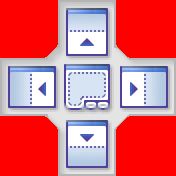
#> input picture Janus/Framework/Docking/Resources/DockIndicator_PaneDiamond_200.bmp, 176 x 176 px
$ python -i generate_hidpi.py   (imports and definitions only)
#> lines starting #> are read from the running program, lines starting #| are printed output that depends on the picture
"""Generates high-DPI (150% and 200%) variants of Janus images.

Usage:
    python generate_hidpi.py themes <images dir> <output dir>
    python generate_hidpi.py bitmaps <output dir> <file> [<file> ...]
    python generate_hidpi.py icon <file.ico> [<file.ico> ...]
    python generate_hidpi.py resx-icons <file.resx> [<file.resx> ...]
    python generate_hidpi.py designer <output.resx> <form.resx>:<control> [...]

`themes` mirrors the theme image tree (Janus/images) into <output dir>/150 and
<output dir>/200 with the same relative paths and file names, so StyleImageManager
can look up the same keys in every set.

`bitmaps` writes <name>_150.<ext> and <name>_200.<ext> next to each other in
<output dir> (used for the docking framework resources).

`icon` rewrites .ico files in place so that they contain every size Windows asks
for at 100%-200% scaling (16, 20, 24, 32, 40, 48, 64), keeping existing frames.

`resx-icons` does the same for form icons ($this.Icon) stored inside .resx files.

`designer` takes bitmaps the WinForms designer stored in form .resx files
(<form.resx>:<control>) and writes their 150%/200% variants to a separate .resx
(keys <Form>.<control>_150/_200), which DesignerImages applies at runtime.

Upscaling uses xBRZ (pip package "xbrz.py"), which is designed for small
pixel-art images and keeps edges crisp where bicubic filtering blurs them.
Requires: Pillow, xbrz.py.
"""
import base64
import io
import math
import os
import re
import struct
import sys

from PIL import Image
import xbrz

SCALES = (150, 200)
ICON_SIZES = (16, 20, 24, 32, 40, 48, 64)
# The same name with 16/24 suffix is the same icon drawn for two sizes
# (see StyleImageManager._imageNameRx).
_SIZE_SUFFIX_RX = re.compile(r'^(?P<name>.+?)(?P<size>16|24)$')


# [5 lines left out: function _split_name, not called in this run]


def _downscale(image, size):
    # Premultiplied alpha avoids dark fringes along transparent edges.
    return image.convert('RGBa').resize(size, Image.LANCZOS).convert('RGBA')


# [17 lines left out: function upscale, not called in this run]


def _target_size(size, percent):
    return round(size[0] * percent / 100), round(size[1] * percent / 100)


def _same_aspect(a, b):
    return a[0] * b[1] == a[1] * b[0]


# [90 lines left out: functions _pick_source, _quantize_with_transparency, _frames, _save_scaled, generate_themes, not called in this run]


def _pixels(image):
    # getdata() is deprecated since Pillow 12
    return getattr(image, 'get_flattened_data', image.getdata)()


# [80 lines left out: functions _upscale_keyed, _upscale_palette, _upscale_hard_alpha, generate_bitmaps, _read_ico_frames, _bmp_frame and 1 more, not called in this run]


def complete_icon_frames(frames):
    """Add the sizes Windows uses at 100%-200% scaling, keeping existing frames."""
    frames = dict(frames)
    for target in ICON_SIZES:
        if (target, target) in frames:
            continue
        # Prefer the largest frame not larger than the target, as for themes.
        smaller = [s for s in frames if s[0] <= target]
        source = frames[max(smaller)] if smaller else frames[min(frames)]
        frames[(target, target)] = upscale(source, (target, target))
    return frames


# [5 lines left out: function generate_icon, not called in this run]


_RESX_ENTRY_RX = re.compile(
    r'(?P<head><data name="(?P<name>[^"]+)" type="System\.Drawing\.(?P<type>Bitmap|Icon)[^"]*"'
    r'[^>]*mimetype="application/x-microsoft\.net\.object\.bytearray\.base64"[^>]*>\s*<value>)'
    r'(?P<value>[^<]*)(?P<tail></value>)', re.S)


# [59 lines left out: functions _resx_value, complete_resx_icons, generate_designer_images, not called in this run]


_RESX_HEADER = '''<?xml version="1.0" encoding="utf-8"?>\r
<root>\r
  <!-- Generated by Graphics/HiDpi/generate_hidpi.py: high-DPI variants of designer images. -->\r
  <resheader name="resmimetype">\r
    <value>text/microsoft-resx</value>\r
  </resheader>\r
  <resheader name="version">\r
    <value>2.0</value>\r
  </resheader>\r
  <resheader name="reader">\r
    <value>System.Resources.ResXResourceReader, System.Windows.Forms, Version=4.0.0.0, Culture=neutral, PublicKeyToken=b77a5c561934e089</value>\r
  </resheader>\r
  <resheader name="writer">\r
    <value>System.Resources.ResXResourceWriter, System.Windows.Forms, Version=4.0.0.0, Culture=neutral, PublicKeyToken=b77a5c561934e089</value>\r
  </resheader>\r
'''


# [20 lines left out: function main, not called in this run]


# [2 lines not run here, left out]

>>> import cv2
>>> picture = cv2.imread('../../Janus/Framework/Docking/Resources/DockIndicator_PaneDiamond_200.bmp', cv2.IMREAD_GRAYSCALE)
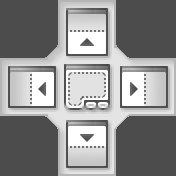
#> picture: shape (176, 176); min 72, max 255, mean 144.9
#> (the run stopped early here; a loop or call above may not have finished)

$ run again, on Janus/Framework/Docking/Resources/DockIndicator_PaneDiamond_Hotspot_200.bmp
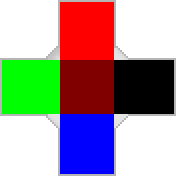
#> input picture Janus/Framework/Docking/Resources/DockIndicator_PaneDiamond_Hotspot_200.bmp, 176 x 176 px
#> `picture = cv2.imread('../../Janus/Framework/Docking/Resources/DockIndi..`:
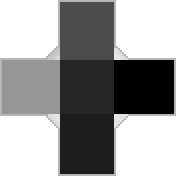
#> picture: shape (176, 176); min 0, max 255, mean 152

$ run again, on Janus/Framework/Docking/Resources/DockIndicator_PaneDiamond_Left_150.bmp
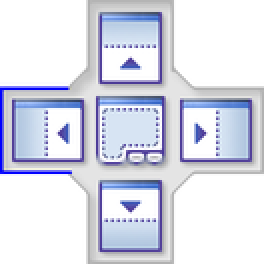
#> input picture Janus/Framework/Docking/Resources/DockIndicator_PaneDiamond_Left_150.bmp, 132 x 132 px (shown 2 times larger)
#> `picture = cv2.imread('../../Janus/Framework/Docking/Resources/DockIndi..`:
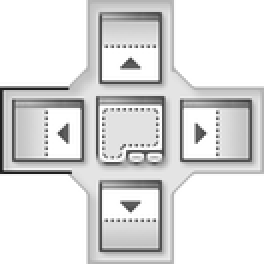
#> picture: shape (132, 132) (shown 2 times larger); min 29, max 255, mean 221.7
